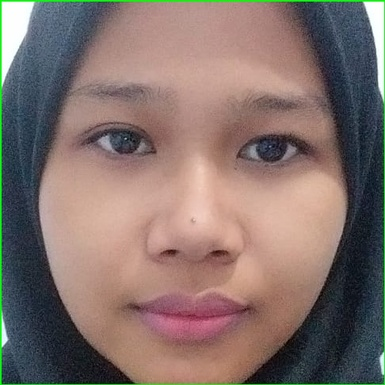
#> input picture dataset/02103181031.jpg, 385 x 385 px, shrunk from 486 x 486 before the run; its folder holds 4 pictures in this run
$ python lbp.py
#> lines starting #> are read from the running program, lines starting #| are printed output that depends on the picture
import numpy as np
import matplotlib.pyplot as plt
import cv2
import os
from skimage.feature import local_binary_pattern

METHOD = 'uniform'
script_path = os.path.dirname(os.path.realpath(__file__))

# settings for LBP
radius = 2
n_points = 2 * radius
dataset = {}

########################################
#membaca dataset dan menyimpan ke dictionary

maps_path = os.path.join(script_path, "dataset")
listds = os.listdir(maps_path)
number_files = len(listds)

os.chdir(maps_path)
arr = os.listdir()

for i in range(number_files):
	image_name = arr[i]
	image = cv2.imread(image_name, 0)
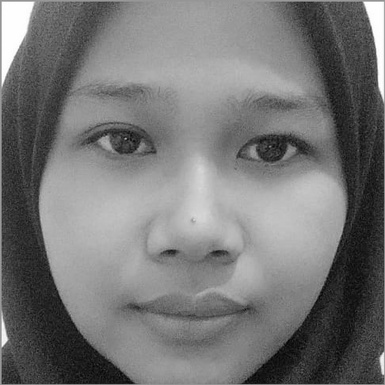
#> image: shape (385, 385); min 3, max 255, mean 117.9
	lbp = local_binary_pattern(image, n_points, radius, METHOD)
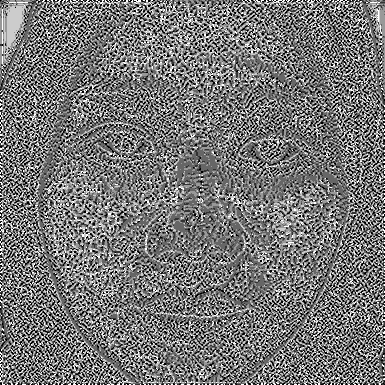
#> lbp: shape (385, 385) float64; min 0, max 5, mean 2.32; drawn with min black and max white

	hist, _ = np.histogram(lbp, density=True, bins=6, range=(0,6))
#> hist = [0.124, 0.19, 0.217, 0.236, 0.179, 0.0551]

	nrp = '0000' + str(i)

	dataset.update({image_name : hist})
#> pass 2 of the loop `for i in range(number_files):`:
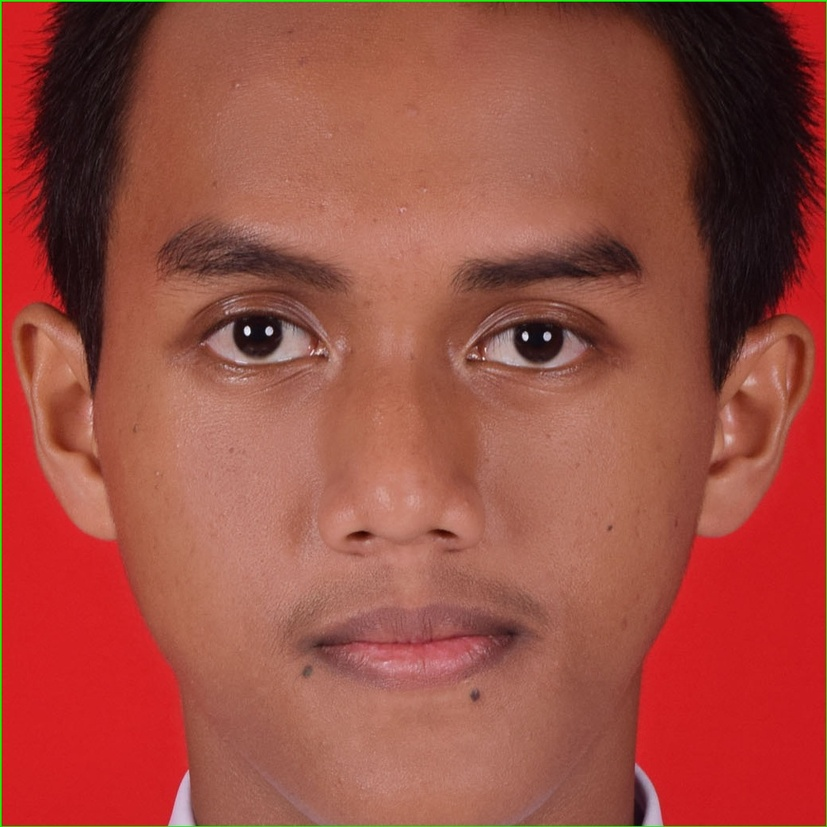
#> input picture dataset/02103181032.JPG, 827 x 827 px, shrunk from 1044 x 1044 before the run
#> `image = cv2.imread(image_name, 0)`:
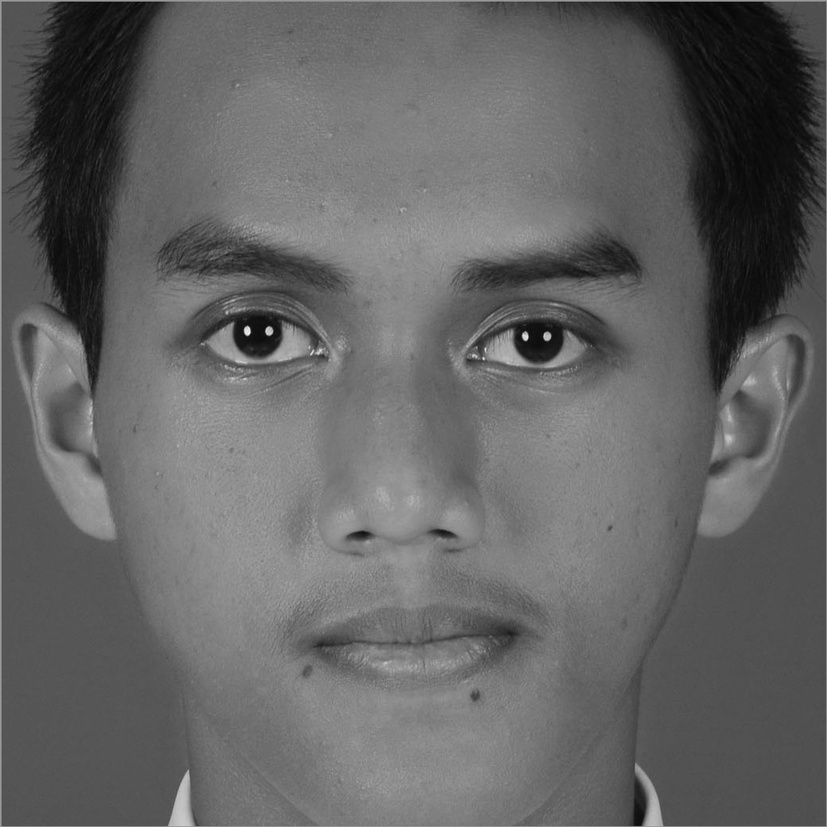
#> image: shape (827, 827); min 0, max 245, mean 99.9
#> `lbp = local_binary_pattern(image, n_points, radius, METHOD)`:
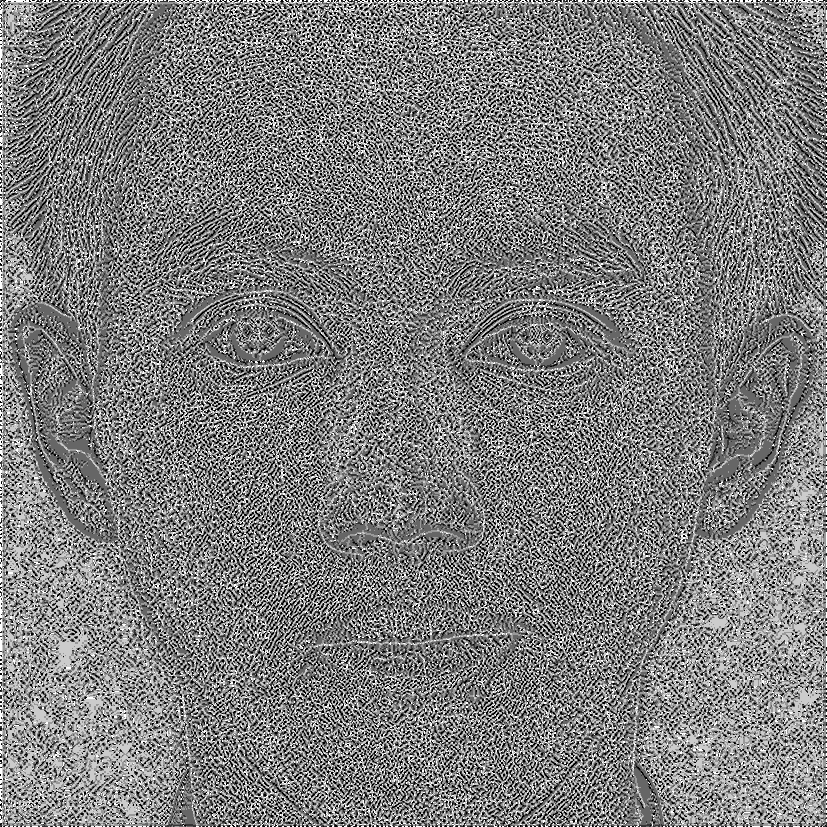
#> lbp: shape (827, 827) float64; min 0, max 5, mean 2.45; drawn with min black and max white
#> hist = [0.11, 0.177, 0.199, 0.244, 0.21, 0.0603]
#> pass 3 of the loop `for i in range(number_files):`:
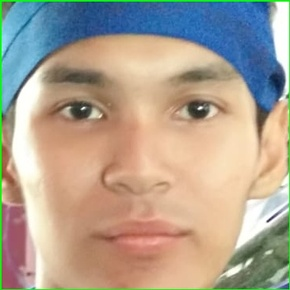
#> input picture dataset/02103181033.jpg, 290 x 290 px, shrunk from 366 x 366 before the run
#> `image = cv2.imread(image_name, 0)`:
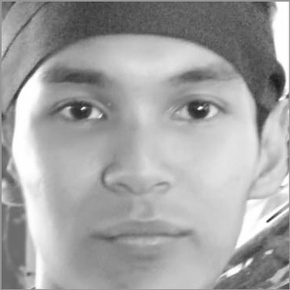
#> image: shape (290, 290); min 27, max 255, mean 163.5
#> `lbp = local_binary_pattern(image, n_points, radius, METHOD)`:
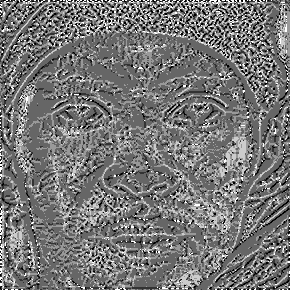
#> lbp: shape (290, 290) float64; min 0, max 5, mean 2.33; drawn with min black and max white
#> hist = [0.0418, 0.14, 0.43, 0.258, 0.0994, 0.0312]
#> the loop made 4 passes; the first 3 are shown

###############################################
#membandingkan fitur

def match(counts):
	best_score = 10
	best_name = None
	for key,value in dataset.items():
		score = 0
		for o in range(6):
			score+=abs(value[o]-counts[o])
		if score < best_score:
			best_score = score
			best_name = key
	return best_name

maps_path = os.path.join(script_path, "testing01")
#> (the run stopped early here; a loop or call above may not have finished)
